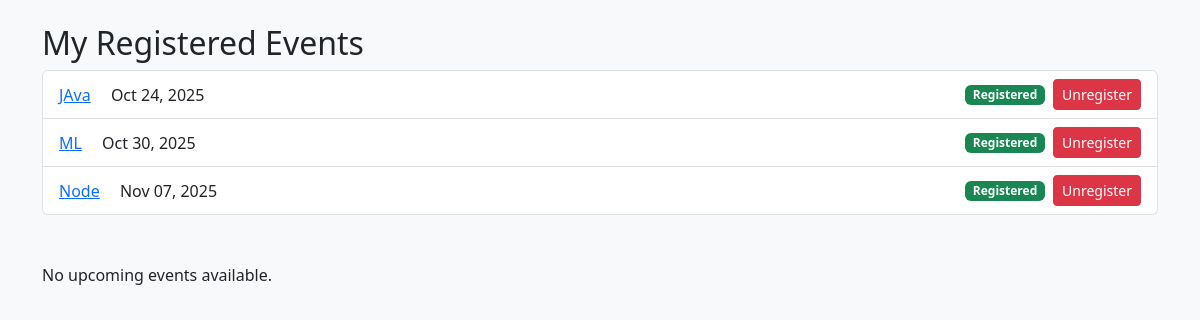
Page /api/auth/registered-events/ (signed in) on the committed database.
### accounts/models.py (models this page shows, shortened)
class Event(models.Model):
    STATUS_CHOICES = [
        ("scheduled", "Scheduled"),
        ("cancelled", "Cancelled"),
    ]
    owner = models.ForeignKey(User, on_delete=models.CASCADE, related_name="created_events")
    owners = models.ManyToManyField(User, related_name="my_events", blank=True)
    registrants = models.ManyToManyField(User, related_name="registered_events", blank=True)
    title = models.CharField(max_length=200)
    description = models.TextField(blank=True)
    event_date = models.DateField()
    start_time = models.TimeField(null=True, blank=True)
    end_time = models.TimeField(null=True, blank=True)
    created_at = models.DateTimeField(auto_now_add=True)
    max_participants = models.PositiveIntegerField(null=True, blank=True)
    meeting_link = models.URLField(blank=True)
    registration_deadline = models.DateTimeField(null=True, blank=True)
    is_admin_event = models.BooleanField(default=False)
    invitation_emails = models.TextField(
        blank=True,
        null=True,
        help_text="Comma-separated email addresses for invitations"
    )
    status = models.CharField(max_length=20, choices=STATUS_CHOICES, default="scheduled")
    cancelled_at = models.DateTimeField(null=True, blank=True)
    cancel_reason = models.TextField(null=True, blank=True)
    class Meta:
        ordering = ['event_date']

### accounts/views.py (the view)
# urls.py: path('registered-events/', views.registered_events, name='registered_events'),
@login_required
def registered_events(request):
    events = Event.objects.filter(registrants=request.user)
    return render(request, 'accounts/registered_events.html', {'events': events})

### accounts/templates/accounts/registered_events.html (shortened to what this page needs)
<!DOCTYPE html>
<html lang="en">
<head>
    <link href="https://cdn.jsdelivr.net/npm/bootstrap@5.3.0/dist/css/bootstrap.min.css" rel="stylesheet" />
</head>
<body class="bg-light p-4">
<div class="container">
    <h2>My Registered Events</h2>
    {% if events %}
        <ul class="list-group">
        {% for event in events %}
            <li class="list-group-item d-flex justify-content-between align-items-center">
                <div>
                    <a href="{% url 'event_detail' event.id %}">{{ event.title }}</a>
                    <span class="ms-3">{{ event.event_date|date:"M d, Y" }}</span>
                </div>
                <div class="d-flex align-items-center">
                    <span class="badge bg-success me-2">Registered</span>
                    <form method="post" action="{% url 'unregister_event' event.id %}" style="margin:0;">
                        <button class="btn btn-danger btn-sm" type="submit">Unregister</button>
                    </form>
                </div>
            </li>
        {% endfor %}
        </ul>
    {% else %}
        <p>You have not registered for any events yet.</p>
    {% endif %}
</div>
<div class="container mt-5 events-section" id="eventsSection">
    {% if all_events %}
    <h3>Upcoming Events</h3>
    {% else %}
    <p>No upcoming events available.</p>
    {% endif %}
</div>
</body>
</html>

### rows in the picture
Event: title "JAva", event_date "Oct 24, 2025"
Event: title "ML", event_date "Oct 30, 2025"
Event: title "Node", event_date "Nov 07, 2025"
